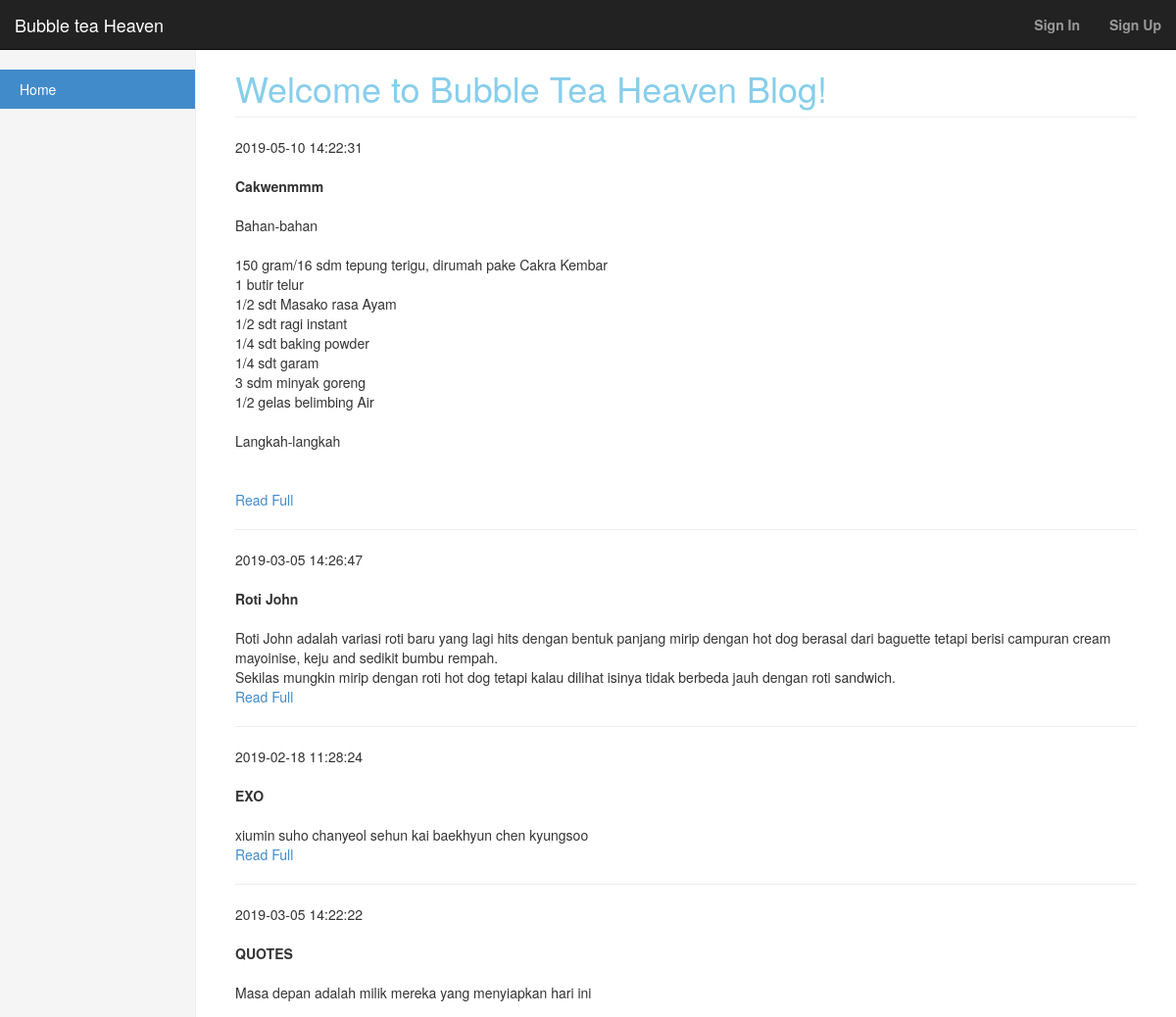
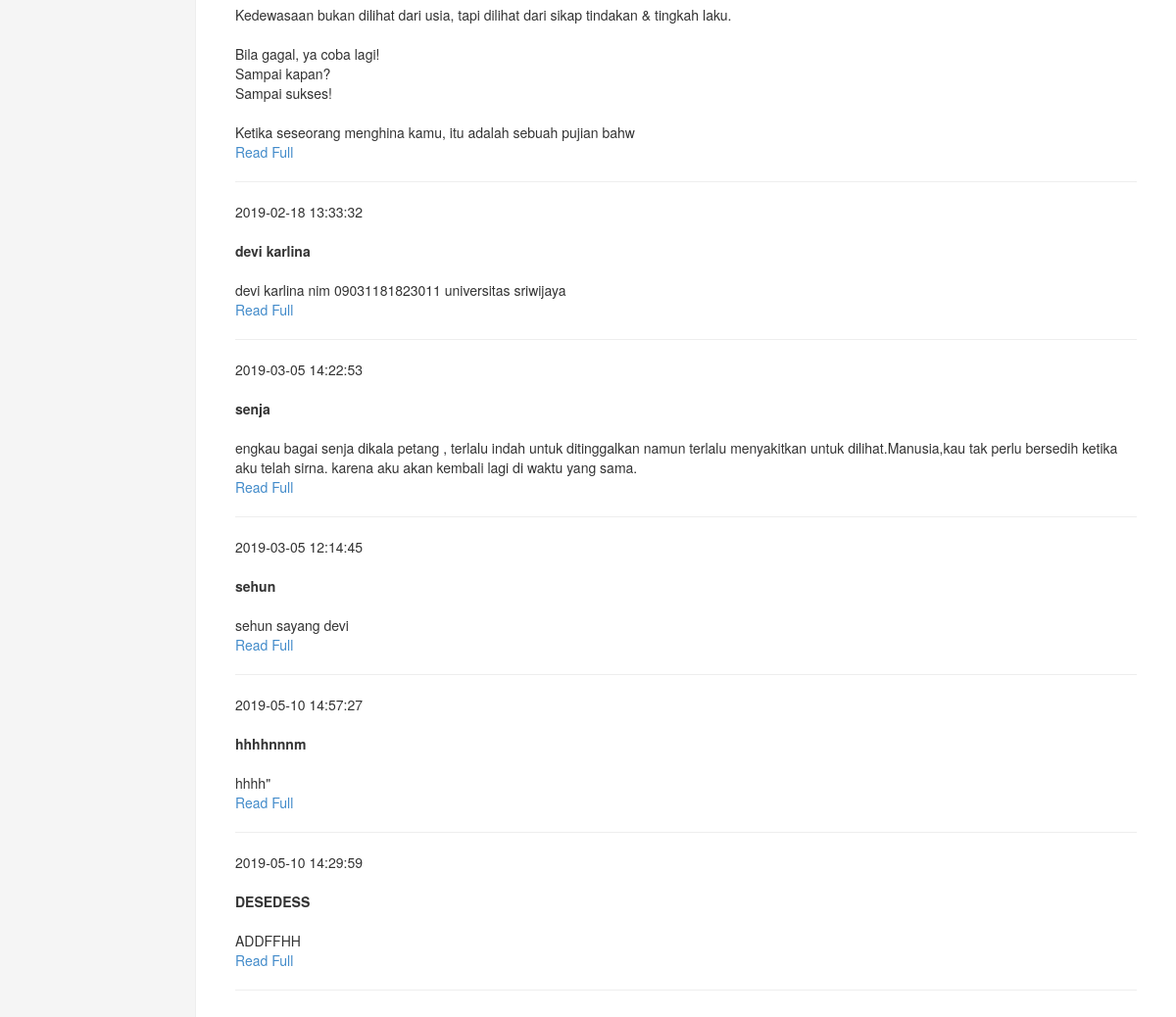
The page / on the database its author committed (2 pictures, top to bottom).
### tables this page shows
CREATE TABLE IF NOT EXISTS `post` (
`id_post` int(11) NOT NULL,
  `title` varchar(50) NOT NULL,
  `isi` text NOT NULL,
  `waktu` timestamp NOT NULL DEFAULT CURRENT_TIMESTAMP ON UPDATE CURRENT_TIMESTAMP,
  `id_user` int(11) NOT NULL
);

### index.php (the view, shortened to what this page needs)
<!DOCTYPE html>
<html lang="en">
  <head>
    <link href="bootstrap.css" rel="stylesheet">
    <link href="dashboard.css" rel="stylesheet">
  </head>
  <body>
  <form id="form-container" class="form-container">
    <div class="navbar navbar-inverse navbar-fixed-top" role="navigation">
      <div class="container-fluid">
        <div class="navbar-header">
             <a class="navbar-brand"><font color ="white">Bubble tea Heaven</font></a>
        </div>
        <div class="navbar-collapse collapse">
          <ul class="nav navbar-nav navbar-right">
            <li><a href="#"></a></li>
            <li><a href="#"></a></li>
            <li><a href="#"></a></li>
            <li><a href="login.php"><strong>Sign In</strong></a></li>
            <li><a href="register.php"><strong>Sign Up</strong></a></li>
          </ul>
        </div>
      </div>
    </div>
    <div class="container-fluid">
      <div class="row">
        <div class="col-sm-3 col-md-2 sidebar">
          <ul class="nav nav-sidebar">
          <li class="active"><a href="index.php">Home</a></li>
          </ul>
        </div>
          <div class="col-sm-9 col-sm-offset-3 col-md-10 col-md-offset-2 main">
            <h1 class="page-header"><font color="skyblue">Welcome to Bubble Tea Heaven Blog!</font></h1>
            <?php
              if(isset($_COOKIE["id"])){
                header('location:home2.php');
              }else{
               include("koneksi.php");
              $sql = "SELECT * FROM post";
              $result = $conn->query($sql);
              if ($result->num_rows > 0) {
                  while($row = $result->fetch_assoc()) {
                      echo " ".$row["waktu"]."<br>"."<br>";
                      echo "<strong>" . $row["title"]."</strong><br>"."<br>";
                      echo "" . substr($row["isi"], 0,300)."<br>";
                      echo "<a href ='view.php?id_post=".$row["id_post"]."'>Read Full</a><br />";
                      echo "<hr/>";
                  }
              } else {
                  echo "0 results";
              }
            }
              ?>
          </div>
      </div>
    </div>
  </form>
  </body>
</html>

### dashboard.css (style rules this page uses)
body { padding-top: 50px; }
.sidebar { display: none; }
@media (min-width: 768px) { .sidebar { position: fixed; top: 51px; bottom: 0; left: 0; z-index: 1000; display: block; padding: 20px; overflow-x: hidden; overflow-y: auto; background-color: #f5f5f5; border-right: 1px solid #eee; } }
.nav-sidebar { margin-right: -21px; margin-bottom: 20px; margin-left: -20px; }
.nav-sidebar > li > a { padding-right: 20px; padding-left: 20px; }
.nav-sidebar > .active > a { color: #fff; background-color: #428bca; }
.main { padding: 20px; }
@media (min-width: 768px) { .main { padding-right: 40px; padding-left: 40px; } }
.main .page-header { margin-top: 0; }

### rows shown on the page
post: waktu "2019-05-10 14:22:31", title "Cakwenmmm", isi "Bahan-bahan 150 gram/16 sdm tepung terigu, dirumah pake Cakra Kembar 1 butir telur 1/2 sdt Masako rasa Ayam 1/2 sdt ragi instant 1/4 sdt baking powder 1/4 sdt garam 3 sdm minyak goreng 1/2 gelas belimbing Air Langkah-langkah"
post: waktu "2019-03-05 14:26:47", title "Roti John", isi "Roti John adalah variasi roti baru yang lagi hits dengan bentuk panjang mirip dengan hot dog berasal dari baguette tetapi berisi campuran cream mayoinise, keju and sedikit bumbu rempah. Sekilas mungkin mirip dengan roti hot dog tetapi kalau dilihat isinya tidak berbeda jauh dengan roti sandwich."
post: waktu "2019-02-18 11:28:24", title "EXO", isi "xiumin suho chanyeol sehun kai baekhyun chen kyungsoo"
post: waktu "2019-03-05 14:22:22", title "QUOTES", isi "Masa depan adalah milik mereka yang menyiapkan hari ini Kedewasaan bukan dilihat dari usia, tapi dilihat dari sikap tindakan & tingkah laku. Bila gagal, ya coba lagi! Sampai kapan? Sampai sukses! Ketika seseorang menghina kamu, itu adalah sebuah pujian bahw"
post: waktu "2019-02-18 13:33:32", title "devi karlina", isi "devi karlina nim 09031181823011 universitas sriwijaya"
post: waktu "2019-03-05 14:22:53", title "senja", isi "engkau bagai senja dikala petang , terlalu indah untuk ditinggalkan namun terlalu menyakitkan untuk dilihat.Manusia,kau tak perlu bersedih ketika aku telah sirna. karena aku akan kembali lagi di waktu yang sama."
post: waktu "2019-03-05 12:14:45", title "sehun", isi "sehun sayang devi"
post: waktu "2019-05-10 14:57:27", title "hhhhnnnm", isi "hhhh\""
post: waktu "2019-05-10 14:29:59", title "DESEDESS", isi "ADDFFHH"
